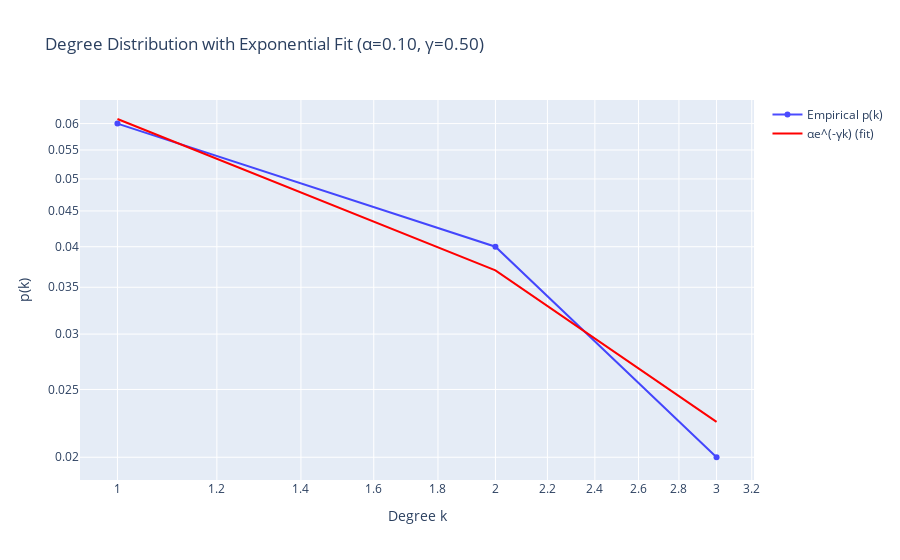

The notebook cell saved with this chart:
### Code cell
# fit using linear regression with scipy


# Flatten adjacency to degrees
G_price = nx.from_pandas_adjacency(adj_matrix)
G_price.remove_edges_from(nx.selfloop_edges(G_price))

degrees = [deg for (_, deg) in G_price.degree()]


# Max degree so we know how far to compute the histogram
max_degree = max(degrees)

# Histogram of degrees: hist[k] = number of nodes with degree k
hist = np.bincount(degrees)

# Probability p(k) for each degree k
p_k = hist / hist.sum()

print(f"p(k) for each degree k: {p_k}")

def exponential_degree(k, alpha, gamma):
    return alpha * np.exp(-gamma * k)

k_values = np.arange(1, max_degree + 1)   # degrees from 1..max_degree
p_values = p_k[1:]  # skip p_k[0] if needed


# Filter out any zero-probability bins so curve_fit doesn’t choke
nonzero_indices = np.where(p_values > 0)
k_fit = k_values[nonzero_indices]
p_fit = p_values[nonzero_indices]

# Now do the fit
popt, pcov = curve_fit(exponential_degree, k_fit, p_fit, p0=(1.0, 0.1))
alpha_fit, gamma_fit = popt
print("Fitted alpha =", alpha_fit)
print("Fitted gamma =", gamma_fit)

# Evaluate the fitted exponential at each k
p_exp_fit = exponential_degree(k_values, alpha_fit, gamma_fit)

# Compute sum of absolute deviations
e_fitting = np.sum(np.abs(p_k[1:] - p_exp_fit))  # ignoring k=0 if you like
print("Fitting error =", e_fitting)

# Create plotly figure
fig = go.Figure()

# Add empirical data points
fig.add_trace(go.Scatter(
    x=k_fit,
    y=p_fit,
    mode='markers+lines',
    opacity=0.7,
    name='Empirical p(k)',
    line=dict(color='blue')
))

# Add fitted curve
fig.add_trace(go.Scatter(
    x=k_fit,
    y=exponential_degree(k_fit, alpha_fit, gamma_fit),
    mode='lines',
    name=r'αe^(-γk) (fit)',
    line=dict(color='red')
))

# Update layout
fig.update_layout(
    title=f'Degree Distribution with Exponential Fit (α={alpha_fit:.2f}, γ={gamma_fit:.2f})',
    xaxis_title='Degree k',
    yaxis_title='p(k)',
    xaxis_type='log',
    yaxis_type='log',
    
)

fig.show()

### Figure 1 — Plotly figure (JSON) as saved in the notebook; plotly's stock layout.template omitted (floating-point values rounded to 4 significant figures)
{"data": [{"line": {"color": "blue"}, "mode": "markers+lines", "name": "Empirical p(k)", "opacity": 0.7, "type": "scatter", "x": [1, 2, 3], "y": [0.06, 0.04, 0.02]}, {"line": {"color": "red"}, "mode": "lines", "name": "αe^(-γk) (fit)", "type": "scatter", "x": [1, 2, 3], "y": [0.06091, 0.037, 0.02247]}], "layout": {"title": {"text": "Degree Distribution with Exponential Fit (α=0.10, γ=0.50)"}, "xaxis": {"title": {"text": "Degree k"}, "type": "log"}, "yaxis": {"title": {"text": "p(k)"}, "type": "log"}}}
